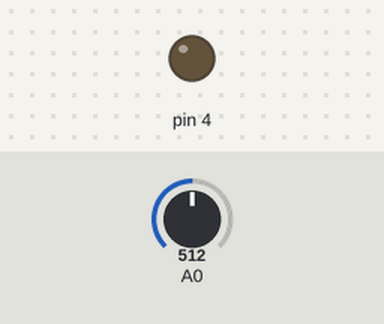
Recording of a sketch running on a simulated Arduino Uno, built with avr-gcc and run on an emulated ATmega328P. Shown: output pins drawn as LEDs (lit = HIGH). Inputs (shaded band) come from the test bench; at power-on: A0 = 512.

Above: at 1.2 s.
1.3 s: A0 set to 601
2.8 s: A0 set to 630
At 4.0 s:
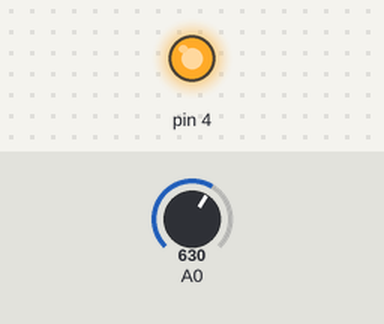
4.3 s: A0 set to 603
At 5.2 s:
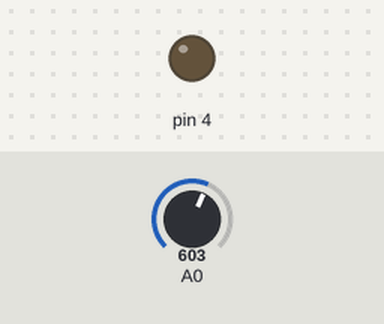
5.8 s: A0 set to 623
At 6.4 s:
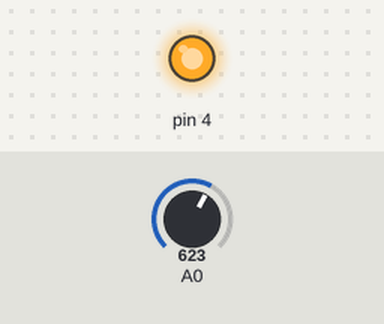
Timing chart, 0 to 8.3 s (numbered marks = the images above; inputs shaded):
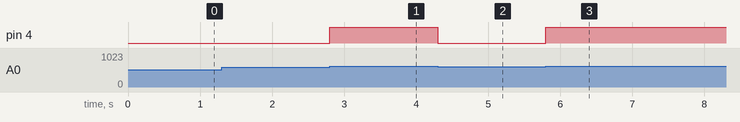

The sketch:

lecture4PracticeADC.ino
```cpp
// C++ code
//
void setup()
{
  pinMode(4, OUTPUT);
}

void loop()
{
  // 3V
  if (analogRead(A0) > 613) {
    digitalWrite(4, HIGH);
  } else {
    digitalWrite(4, LOW);
  }
}
```

Measured:
- the behaviour switches between 613 and 614 on A0 (found by bisection; images 0 and 1)
- after the input at 1.3 s, every drawn part: stays the same
- after the input at 2.8 s, pin 4: LOW → HIGH at once
- after the input at 4.3 s, pin 4: HIGH → LOW at once
- after the input at 5.8 s, pin 4: LOW → HIGH at once
